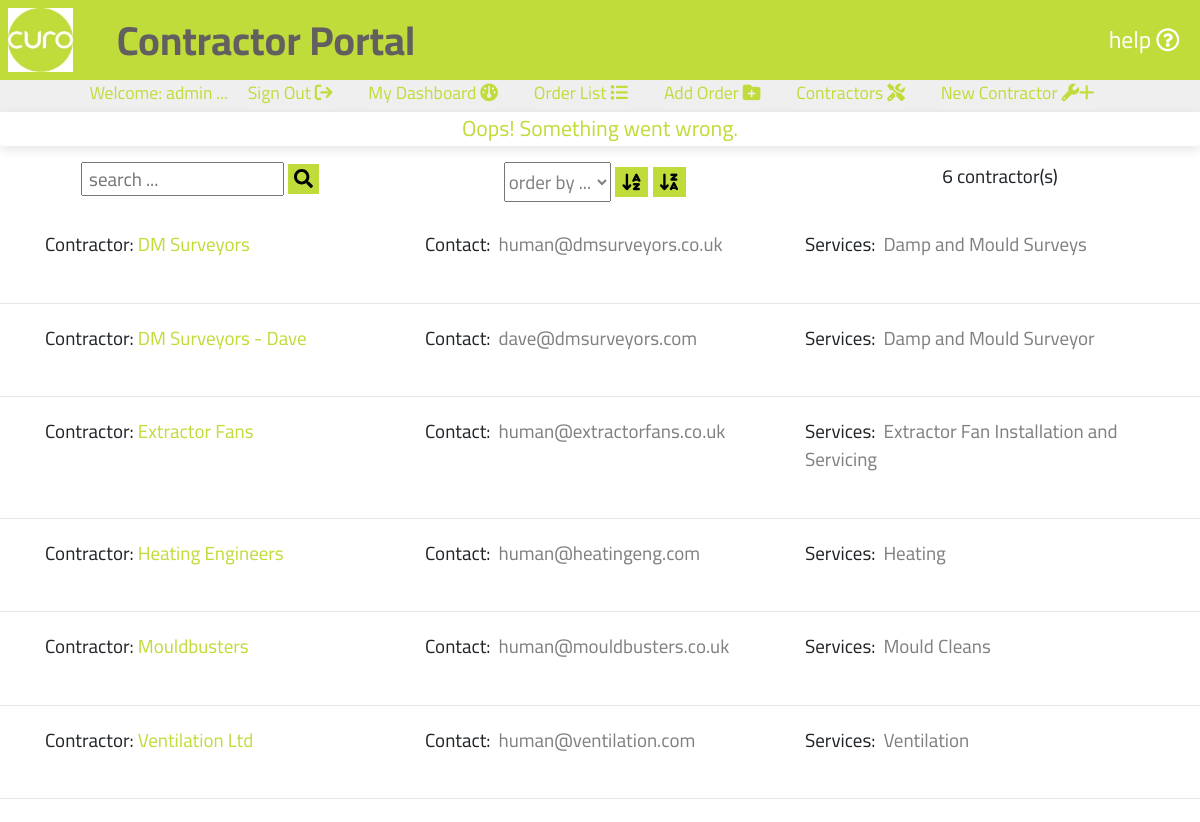
Screenshot of /contractors001/searchContractors (signed in) with the database file from the repository.
### portal001/models.py (models this page shows, shortened)
class Contractors(models.Model):
    class Meta:
        verbose_name_plural = 'Contractors'
    contractor = models.CharField(max_length=254, null=False, primary_key=True)
    secondaryContact = models.EmailField(max_length=254, unique=True)
    services = models.CharField(max_length=9999, null=True, blank=True)

### contractors001/views.py (the view)
# urls.py: path('searchContractors',
def searchContractors(request):
    contractorlist = Contractors.objects.all().order_by('contractor')
    contractor_list_length = contractorlist.count()
    searchstring = ""
    if request.GET:
        if 'search_string' in request.GET:
            searchstring = request.GET['search_string']
            if len(searchstring) != 0:
                if not re.match("^[0-9 a-z A-Z?:@',|.-]+$", ''.join(searchstring)):
                    messages.success(request,
                                     mark_safe('There was a problem with  \
                                                search'))
            queries = (Q(contractor__icontains=searchstring) |
                       Q(secondaryContact__icontains=searchstring) |
                       Q(services__icontains=searchstring))
            contractors = Contractors.objects.all()
            contractorlist = (contractors.filter(queries)
                              .order_by('contractor'))
            contractor_list_length = contractors.filter(queries).count()
    else:
        messages.success(request, 'Oops! Something went wrong.')
    context = {
        'contractorlist': contractorlist,
        'contractor_list_length': contractor_list_length,
        'searchstring': searchstring,
    }
    return render(request, 'curo/contractorlist.html', context)

### contractors001/templates/curo/contractorlist.html (shortened to what this page needs)
{% extends "basemodule001.html" %}
{% load static %}
{% block content %}
    {% if user.is_authenticated %}
        <section id="textsection">
            {% if user.is_authenticated %}
                <div class ="row mt-3 mb-3 searchform">
                    <div class="col-lg-4 mb-2">
                        <form action="{% url 'searchContractors' %}" method="GET" id="search_form" >
                            <input class="search-input text-blue text-xs" type="text" name="search_string" id="search_string" placeholder=" search ..." maxlength="50">
                            <button class="mt-0 text-center" type="submit" onclick="return validateSearch();">
                                <i class="fas fa-search"></i>
                            </button>
                        </form>
                    </div>
                    <div class="col-lg-4">
                        <form action="{% url 'orderContractors' %}" method="GET" id="order_field_form" >
                            <select class="search-input text-blue text-xs" type="text" name="order_field" id="order_field" placeholder=" order by ..." maxlength="50">
                                <option value="blank">order by ...</option>
                            </select>
                            <button class="mt-0 text-center" type="submit" onclick="return orderAz();">
                                <i class="fa-solid fa-arrow-down-a-z"></i>
                            </button>
                            <button class="mt-0 text-center" type="submit" onclick="return orderZa();">
                                <i class="fa-solid fa-arrow-down-z-a"></i>
                            </button>
                        </form>
                    </div>
                    <div class="col-lg-4">
                        <p class="">{{ contractor_list_length }} contractor(s)</p>
                    </div>
                </div>
                {% for contractor in contractorlist %}
                    <div class="orderlist ml-auto mr-auto">
                        <div class ="row">
                            <div class="col-lg-4">
                                <p class="pb-0 pl-0 mt-1 mb-1">Contractor: <a class="orange-highlight" href ="{% url 'selectContractor' contractor.contractor %}">{{ contractor.contractor }}</a></p>
                            </div>
                            <div class="col-lg-4">
                                <div class="mt-1 mb-1">Contact:<span class="orderlistspan pl-2 pr-2 mb-4">{{ contractor.secondaryContact }}</span></div>
                            </div>
                            <div class="col-lg-4">
                                <div class="mt-1 mb-1">Services:<span class="orderlistspan pl-2 pr-2 mb-4">{{ contractor.services }}</span></div>
                            </div>
                        </div>
                    </div>
                    <br>
                    <hr>
                {% endfor %}
            {% endif %}
        </section>
    {% endif %}
{% endblock %}

### templates/includes/templates/topper.html (shortened to what this page needs)
<div id="topper" class="d-block align-vertically align-horizontally">
    {% if user.is_authenticated %}
    <p class="d-none d-lg-block paramedium ml-auto mr-auto">Welcome: <span id="user-name">{{ user.username }}</span> ...
        <a class="mr-3 ml-3" href="{% url 'account_logout' %}"> Sign Out <i class="fa-solid fa-arrow-right-from-bracket"></i></a>
        {% if page == 'dashboard' %}
            <a class="mr-3 ml-3 page" href="{% url 'dashboard' 'all' %}"> My Dashboard <i class="fa-solid fa-gauge"></i></a>
        {% else %}
            <a class="mr-3 ml-3" href="{% url 'dashboard' 'all' %}"> My Dashboard <i class="fa-solid fa-gauge"></i></a>
        {% endif %}
        {% if page == 'orderlist' %}
            <a class="mr-3 ml-3 page" href="{% url 'curo' %}"> Order List<i class="fa-solid fa-list"></i></a>
        {% else %}
            <a class="mr-3 ml-3" href="{% url 'curo' %}"> Order List <i class="fa-solid fa-list"></i></a>
        {% endif %}
        {% for group in user.groups.all %}
            {% if group.name == 'Edit' %}
                {% if page == 'ordernew' %}
                    <a class="mr-3 ml-3 page" href="{% url 'createOrder' %}"> Add Order <i class="fa-solid fa-folder-plus"></i></a>
                {% else %}
                    <a class="mr-3 ml-3" href="{% url 'createOrder' %}"> Add Order <i class="fa-solid fa-folder-plus"></i></a>
                {% endif %}
            {% endif %}
        {% endfor %}
        {% if page == 'contractorlist' %}
            <a class="mr-3 ml-3 page" href="{% url 'curoContractors' %}"> Contractors <i class="fa-solid fa-screwdriver-wrench"></i></a>
        {% else %}
            <a class="mr-3 ml-3" href="{% url 'curoContractors' %}"> Contractors <i class="fa-solid fa-screwdriver-wrench"></i></a>
        {% endif %}
        {% for group in user.groups.all %}
            {% if group.name == 'Edit' %}
                {% if contractorlist %}
                    {% if page == 'contractornew' %}
                        <a class="mr-3 ml-3 page" href="{% url 'newContractor' %}"> New Contractor <i class="fa-solid fa-wrench">+</i></a>
                    {% else %}
                        <a class="mr-3 ml-3" href="{% url 'newContractor' %}"> New Contractor <i class="fa-solid fa-wrench">+</i></a>
                    {% endif %}
                {% endif %}
            {% endif %}
        {% endfor %}
    </p>
    {% else %}
    <p class="paramedium">Welcome: Please sign in to continue ...
        <a class="mr-3 ml-3" href ="{% url 'account_login' %}"> Sign In <i class="fa-solid fa-arrow-right-to-bracket"></i></a>
    </p>
    {% endif %}
</div>

### static/css/stylescuro.css (style rules this page uses)
body, html { padding: 0; margin: 0; }
.align-vertically { display: flex; align-items: center; justify-content: center; }
a { background-color: transparent; color: #ffffff; }
.orange-highlight, .order-number { color: #C0DC3B; }
.row { margin-right: 0; margin-left: 0; }
#textsection, #certsection { background-color: #ffffff; font-family: 'Cairo', sans-serif; text-align: center; min-height: 82.5vh; }
#topper, #topper a { background-color: #EFEFEF; color: #C0DC3B; height: 4vh; text-align: center; font-family: 'Cairo', sans-serif; }
#textsection p { padding: 0 2.5vh 2.5vh; margin: 0; }
#textsection button { margin-top: 2.5vh; background-color: #C0DC3B; border: none; font-size: calc(2.5vh + (10 - 2.5) * ((100vw - 300px) / 1620)); }
.orderlist { width: 95vw; }
.orderlist p, .orderlist div { text-align: left; list-style-type: none; }
#textsection .orderlist p { padding-left: 15px; }
.orderlist .orderlistspan, .search-input { color: gray; }

### rows the page displays
Contractors: contractor "DM Surveyors", secondaryContact "human@dmsurveyors.co.uk", services "Damp and Mould Surveys"
Contractors: contractor "DM Surveyors - Dave", secondaryContact "dave@dmsurveyors.com", services "Damp and Mould Surveyor"
Contractors: contractor "Extractor Fans", secondaryContact "human@extractorfans.co.uk", services "Extractor Fan Installation and Servicing"
Contractors: contractor "Heating Engineers", secondaryContact "human@heatingeng.com", services "Heating"
Contractors: contractor "Mouldbusters", secondaryContact "human@mouldbusters.co.uk", services "Mould Cleans"
Contractors: contractor "Ventilation Ltd", secondaryContact "human@ventilation.com", services "Ventilation"

### other values shown
{{ user.username }} "admin"
{{ message }} "Oops! Something went wrong."
{{ contractor_list_length }} "6"
